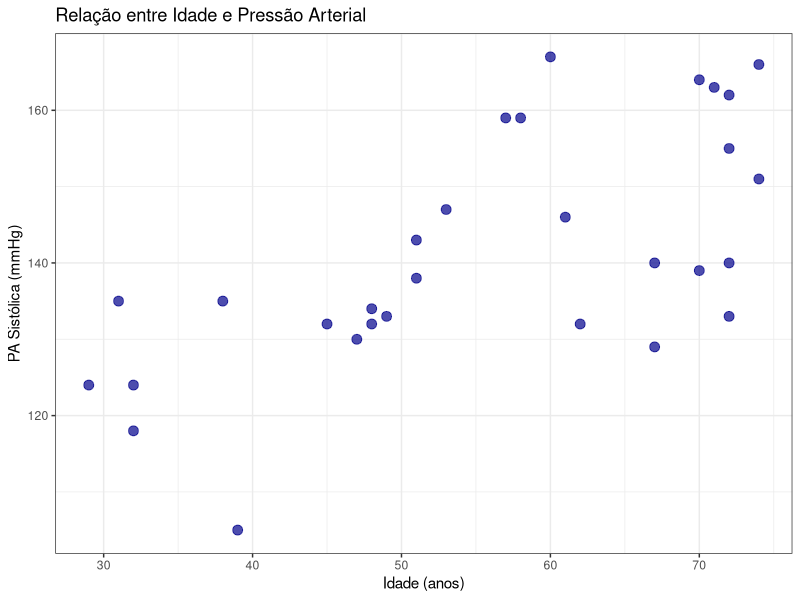
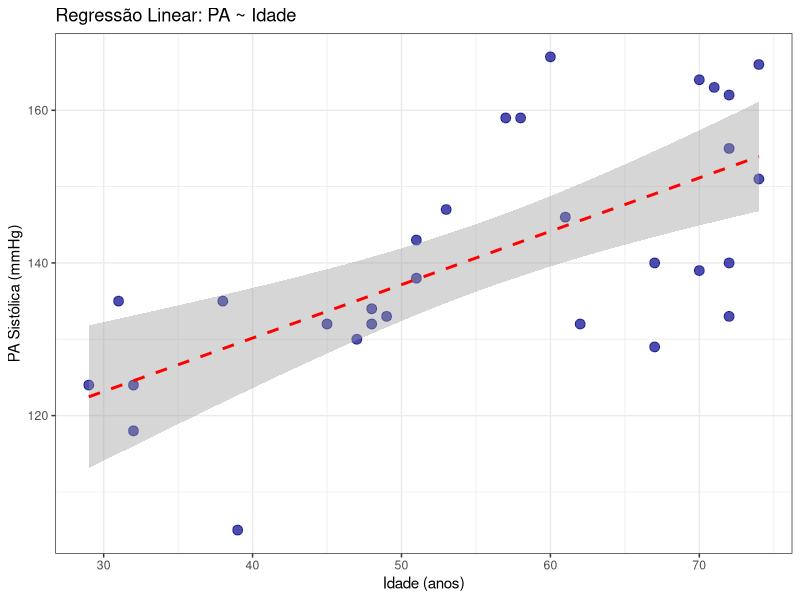
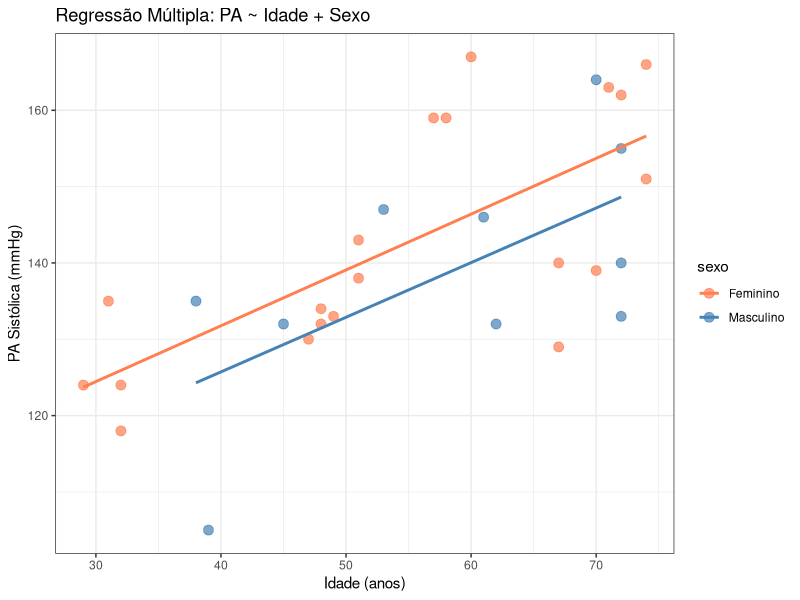
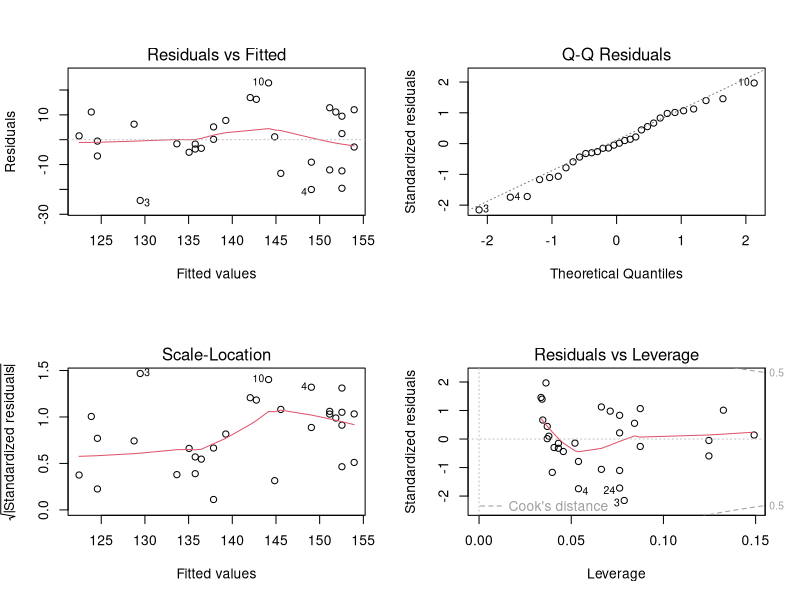

Recreate these plots in R, in order.
# =============================================================================
# MÓDULO 3 - AULA 2: Modelos de Regressão
# Atividades Complementares
# Curso: Introdução à Análise de Dados para Pesquisa no SUS
# =============================================================================
#
# ATENÇÃO: Este módulo é mais avançado que os anteriores!
# Execute o código linha por linha e leia os comentários com atenção.
# Em caso de dúvidas, consulte o gabarito. 
#
# =============================================================================


# -----------------------------------------------------------------------------
# CONFIGURAÇÃO INICIAL
# -----------------------------------------------------------------------------

# Se necessário, defina o diretório de trabalho:
# setwd("C:/caminho/para/pasta/do/curso")  # Windows
# setwd("/home/usuario/pasta/do/curso")    # Linux/Mac

# Verificar o diretório atual
getwd()


# -----------------------------------------------------------------------------
# PACOTES NECESSÁRIOS
# -----------------------------------------------------------------------------

# Se ainda não instalou, remova o # e execute:
# install.packages("tidyverse")
# install.packages("broom")

# Carregar os pacotes
library(tidyverse)
library(broom)       # Para extrair resultados de modelos em formato "arrumado"


# =============================================================================
# ATIVIDADE 1: Correlação Linear
# =============================================================================
#
# O QUE É CORRELAÇÃO?
# -------------------
# A correlação mede a FORÇA e a DIREÇÃO da relação LINEAR entre duas
# variáveis numéricas.
#
# O coeficiente de correlação de Pearson (r) varia de -1 a +1:
#
#   r = +1  → Correlação positiva PERFEITA (quando X sobe, Y sobe)
#   r = -1  → Correlação negativa PERFEITA (quando X sobe, Y desce)
#   r = 0   → SEM correlação linear
#
# CLASSIFICAÇÃO DA FORÇA:
#   |r| < 0.3     → Correlação FRACA
#   0.3 ≤ |r| < 0.7 → Correlação MODERADA
#   |r| ≥ 0.7    → Correlação FORTE
#
# CUIDADO IMPORTANTE:
# Correlação NÃO significa causalidade!
# Exemplo: O consumo de sorvete está correlacionado com afogamentos.
# Isso não significa que sorvete causa afogamentos! (Ambos aumentam no verão)
#
# =============================================================================


# -----------------------------------------------------------------------------
# DADOS: Pressão Arterial e Idade
# -----------------------------------------------------------------------------

# Fixar semente para reprodutibilidade
# Seus resultados serão iguais aos do gabarito 
# Obs: Na aula 1 do módulo 3 você encontrará mais detalhes da função set.seed())
set.seed(42)

# Número de pessoas na amostra
n <- 30

# Criar dados simulados de PA e idade
pasis <- tibble(
  idade = round(runif(n, min = 25, max = 75)),   # Idades entre 25 e 75 anos
  pa = round(100 + 0.8 * idade + rnorm(n, 0, 10)), # PA relacionada com idade
  sexo = if_else(runif(n) >= 0.5, "Feminino", "Masculino")  # Sexo aleatório
)

# O que fizemos:
# - runif(n, min, max): gera n números aleatórios entre min e max
# - round(): arredonda para número inteiro
# - rnorm(n, 0, 10): adiciona "ruído" (variação aleatória) com média 0 e DP 10
# - A PA foi criada como: 100 + 0.8*idade + ruído
#   (ou seja, há uma relação real entre idade e PA nos nossos dados simulados)


# Visualizar os dados:
print(pasis)

# Veja que temos 30 pessoas com idade, PA e sexo


# -----------------------------------------------------------------------------
# CÁLCULO DA CORRELAÇÃO
# -----------------------------------------------------------------------------

# cor.test() calcula a correlação E testa se ela é significativa

cor.test(pasis$pa, pasis$idade)

# COMO LER O RESULTADO:
#
# t = estatística t do teste
# df = graus de liberdade
# p-value = probabilidade de observar essa correlação se não houvesse relação
#           Se p < 0.05 → correlação significativa
#
# cor = coeficiente de correlação (r)
#       Este é o número mais importante!
#       Veja se é positivo/negativo e quão forte é (veja classificação acima)
#
# 95 percent confidence interval = IC para o coeficiente de correlação


# Também podemos calcular só o coeficiente (sem o teste):
cor(pasis$pa, pasis$idade)


# -----------------------------------------------------------------------------
# VISUALIZAÇÃO: Gráfico de Dispersão
# -----------------------------------------------------------------------------

# O gráfico de dispersão mostra a relação entre duas variáveis numéricas:
# - Cada ponto é uma pessoa
# - Eixo X = idade
# - Eixo Y = PA

ggplot(pasis, aes(x = idade, y = pa)) +          # Definir dados e eixos
  geom_point(size = 3, color = "darkblue", alpha = 0.7) +  # Adicionar pontos
  labs(title = "Relação entre Idade e Pressão Arterial",   # Título
       x = "Idade (anos)",                                  # Rótulo eixo X
       y = "PA Sistólica (mmHg)") +                        # Rótulo eixo Y
  theme_bw()                                               # Tema visual

# OBSERVE:
# → Os pontos formam uma "nuvem" que sobe da esquerda para a direita?
# → Isso indica correlação POSITIVA (maior idade → maior PA)
# → Quanto mais "apertada" a nuvem, mais forte a correlação


# =============================================================================
# ATIVIDADE 2: Regressão Linear Simples
# =============================================================================
#
# O QUE É REGRESSÃO LINEAR?
# -------------------------
# A regressão linear MODELA a relação entre variáveis através de uma RETA.
#
# Fórmula: Y = β0 + β1*X + ε
#
# Onde:
#   Y  = variável DEPENDENTE (o que queremos prever/explicar) - ex: PA
#   X  = variável INDEPENDENTE (o que usamos para prever) - ex: idade
#   β0 = INTERCEPTO (valor de Y quando X = 0)
#   β1 = INCLINAÇÃO (quanto Y muda para cada unidade de X)
#   ε  = erro (variação não explicada pelo modelo)
#
# DIFERENÇA ENTRE CORRELAÇÃO E REGRESSÃO:
# - Correlação: mede a FORÇA da relação
# - Regressão: QUANTIFICA a relação (quanto Y muda quando X aumenta 1 unidade)
#
# =============================================================================


# -----------------------------------------------------------------------------
# AJUSTAR O MODELO
# -----------------------------------------------------------------------------

# lm() = linear model (modelo linear)
# Fórmula: variável_dependente ~ variável_independente
# Lê-se: "pa EM FUNÇÃO DE idade" ou "pa EXPLICADA POR idade"

modelo_simples <- lm(pa ~ idade, data = pasis)

# O modelo foi ajustado e guardado no objeto 'modelo_simples'


# -----------------------------------------------------------------------------
# VER OS COEFICIENTES
# -----------------------------------------------------------------------------

# Ver apenas os coeficientes (β0 e β1):
modelo_simples

# COMO LER:
# (Intercept) = β0 = valor de PA quando idade = 0
#               (não faz sentido prático - ninguém tem 0 anos!)
# idade = β1 = para cada ANO a mais de idade, a PA aumenta β1 mmHg


# -----------------------------------------------------------------------------
# RESUMO COMPLETO DO MODELO
# -----------------------------------------------------------------------------

summary(modelo_simples)

# COMO LER O RESULTADO:
#
# Coefficients:
#              Estimate = valor estimado do coeficiente
#              Std. Error = erro padrão (incerteza do coeficiente)
#              t value = estatística t
#              Pr(>|t|) = p-valor
#                         Se p < 0.05 → coeficiente significativo
#                         Asteriscos indicam significância (*** muito significativo)
#
# Multiple R-squared = R² = proporção da variação de Y explicada por X
#                      R² = 0.50 significa que X explica 50% da variação de Y
#                      Quanto mais próximo de 1, melhor o modelo
#
# F-statistic e p-value = teste se o modelo como um todo é significativo


# Ver só o R²:
summary(modelo_simples)$r.squared


# -----------------------------------------------------------------------------
# INTERPRETAÇÃO PRÁTICA
# -----------------------------------------------------------------------------

# Exemplo de como interpretar:
# Se β1 (coeficiente da idade) = 0.8
# Interpretação: "Para cada ano a mais de idade, a PA aumenta em média 0.8 mmHg"
#
# Se R² = 0.56
# Interpretação: "A idade explica 56% da variação na PA"


# -----------------------------------------------------------------------------
# VISUALIZAÇÃO: Reta de Regressão
# -----------------------------------------------------------------------------

ggplot(pasis, aes(x = idade, y = pa)) + 
  geom_point(size = 3, color = "darkblue", alpha = 0.7) +    # Pontos
  geom_smooth(method = "lm", se = TRUE, color = "red", linetype = "dashed") +  # Reta
  labs(title = "Regressão Linear: PA ~ Idade",
       x = "Idade (anos)", 
       y = "PA Sistólica (mmHg)") +
  theme_bw()

# O que significa cada elemento:
# - geom_smooth(method = "lm"): adiciona a reta de regressão
# - se = TRUE: mostra a faixa de incerteza (intervalo de confiança)
# - A reta vermelha é: PA = β0 + β1*idade

# OBSERVE:
# → A reta passa pelo "meio" da nuvem de pontos
# → A faixa cinza mostra a incerteza da estimativa


# =============================================================================
# ATIVIDADE 3: Regressão Linear Múltipla
# =============================================================================
#
# O QUE É REGRESSÃO MÚLTIPLA?
# ---------------------------
# É quando usamos MAIS DE UMA variável independente para explicar Y.
#
# Fórmula: Y = β0 + β1*X1 + β2*X2 + ... + ε
#
# POR QUE USAR?
# -------------
# Permite "controlar" ou "ajustar" o efeito de uma variável pelas outras.
#
# Exemplo: Queremos saber o efeito da idade na PA, MAS sabemos que o sexo
# também afeta a PA. A regressão múltipla nos dá o efeito da idade
# "ajustado por" ou "controlado por" sexo.
#
# =============================================================================


# -----------------------------------------------------------------------------
# MODELO COM DUAS VARIÁVEIS: idade + sexo
# -----------------------------------------------------------------------------

# O sinal + adiciona outra variável ao modelo
modelo_multiplo <- lm(pa ~ idade + sexo, data = pasis)

# Ver o resumo:
summary(modelo_multiplo)

# COMO LER:
#
# (Intercept) = PA estimada para idade=0 e sexo=Feminino (categoria de referência)
#
# idade = efeito da idade AJUSTADO por sexo
#         "Para cada ano a mais, PA aumenta β1 mmHg, mantendo sexo constante"
#
# sexoMasculino = diferença entre homens e mulheres AJUSTADA por idade
#                 "Homens têm PA β2 mmHg maior/menor que mulheres, na mesma idade"
#
# Note: O R mostra "sexoMasculino" porque "Feminino" é a categoria de referência


# -----------------------------------------------------------------------------
# VISUALIZAÇÃO: Retas por Sexo
# -----------------------------------------------------------------------------

ggplot(pasis, aes(x = idade, y = pa, color = sexo)) +
  geom_point(size = 3, alpha = 0.7) +                        # Pontos coloridos por sexo
  geom_smooth(method = "lm", se = FALSE, linewidth = 1) +    # Uma reta para cada sexo
  labs(title = "Regressão Múltipla: PA ~ Idade + Sexo",
       x = "Idade (anos)",
       y = "PA Sistólica (mmHg)") +
  theme_bw() +
  scale_color_manual(values = c("Feminino" = "coral", "Masculino" = "steelblue"))

# OBSERVE:
# → Temos DUAS retas paralelas (uma para cada sexo)
# → A distância vertical entre elas é o coeficiente do sexo
# → As retas são PARALELAS porque assumimos que o efeito da idade
#   é o MESMO para homens e mulheres


# -----------------------------------------------------------------------------
# MODELO COM INTERAÇÃO
# -----------------------------------------------------------------------------

# E se o efeito da idade for DIFERENTE para homens e mulheres?
# Usamos o operador * para incluir a INTERAÇÃO

modelo_interacao <- lm(pa ~ idade * sexo, data = pasis)
summary(modelo_interacao)

# O termo "idade:sexoMasculino" é a INTERAÇÃO
# Se for significativo → o efeito da idade difere entre os sexos
# (as retas não seriam mais paralelas)


# =============================================================================
# ATIVIDADE 4: Regressão Logística
# =============================================================================
#
# QUANDO USAR?
# ------------
# Quando a variável dependente (Y) é BINÁRIA (sim/não, 0/1).
#
# Exemplos:
# - Hipertenso ou não?
# - Óbito ou não?
# - Doente ou saudável?
#
# A regressão linear NÃO serve para Y binária porque:
# - Pode prever valores fora de 0 e 1
# - Não respeita a natureza da variável
#
# MEDIDA DE EFEITO: OR (Odds Ratio / Razão de Chances)
# ----------------------------------------------------
#   OR = 1  → Sem associação
#   OR > 1  → Fator de RISCO (aumenta a chance do evento)
#   OR < 1  → Fator de PROTEÇÃO (diminui a chance do evento)
#
# Exemplo: OR = 2.5 para tabagismo
# Interpretação: "Fumantes têm 2.5 vezes mais chance de ter a doença"
#
# =============================================================================


# -----------------------------------------------------------------------------
# DADOS: Hipertensão
# -----------------------------------------------------------------------------

set.seed(123)
n_pac <- 100   # 100 pacientes

# Criar dados simulados:
dados_hiper <- tibble(
  idade = round(runif(n_pac, 30, 70)),                              # Idade: 30-70 anos
  imc = round(rnorm(n_pac, 26, 4), 1),                              # IMC: média 26, DP 4
  sexo = sample(c("Feminino", "Masculino"), n_pac, replace = TRUE)  # Sexo aleatório
) %>%
  mutate(
    # Calcular probabilidade de hipertensão baseada nas variáveis:
    prob_hiper = plogis(-8 + 0.05 * idade + 0.15 * imc + 
                         0.3 * (sexo == "Masculino")),
    # Gerar o desfecho (0 ou 1) com essa probabilidade:
    hipertensao = rbinom(n_pac, 1, prob_hiper)
  )

# O que fizemos:
# - plogis() converte valores em probabilidades (entre 0 e 1)
# - rbinom() gera 0 ou 1 com base na probabilidade
# - Criamos dados onde idade, IMC e sexo afetam a chance de hipertensão


# Ver os primeiros dados:
head(dados_hiper)

# Quantos hipertensos e não-hipertensos?
table(dados_hiper$hipertensao)

# 0 = não hipertenso
# 1 = hipertenso


# -----------------------------------------------------------------------------
# AJUSTAR MODELO LOGÍSTICO
# -----------------------------------------------------------------------------

# glm() = generalized linear model (modelo linear generalizado)
# family = binomial indica que Y é binária (0/1)

modelo_logistico <- glm(hipertensao ~ idade + imc + sexo, 
                         data = dados_hiper,
                         family = binomial(link = "logit"))

# Ver o resumo:
summary(modelo_logistico)

# ATENÇÃO: Os coeficientes estão na escala de LOG-ODDS
# Para interpretar, precisamos calcular o OR (exponencial do coeficiente)


# -----------------------------------------------------------------------------
# CALCULAR OR COM INTERVALO DE CONFIANÇA
# -----------------------------------------------------------------------------

# A função tidy() do pacote broom facilita a extração dos resultados
# exponentiate = TRUE transforma os coeficientes em OR

tidy(modelo_logistico, conf.int = TRUE, exponentiate = TRUE)

# COMO LER:
#
# term = variável
# estimate = OR (Odds Ratio)
# conf.low e conf.high = IC 95% para o OR
# p.value = p-valor
#
# INTERPRETAÇÃO DOS ORs:
#
# idade: OR ≈ 1.05
# → Para cada ano a mais de idade, a chance de hipertensão aumenta ~5%
# → (OR - 1) * 100 = porcentagem de aumento
#
# imc: OR ≈ 1.15
# → Para cada unidade a mais de IMC, a chance aumenta ~15%
#
# sexoMasculino: OR ≈ 1.35
# → Homens têm ~35% mais chance de hipertensão que mulheres
#
# Se OR < 1: seria fator de proteção
# Exemplo: OR = 0.5 significa 50% MENOS chance


# -----------------------------------------------------------------------------
# PREDIÇÃO PARA UM NOVO PACIENTE
# -----------------------------------------------------------------------------

# Qual a probabilidade de hipertensão para um homem de 60 anos com IMC 28?

novo_paciente <- tibble(idade = 60, imc = 28, sexo = "Masculino")

# predict() com type = "response" retorna a PROBABILIDADE
predict(modelo_logistico, newdata = novo_paciente, type = "response")

# Resultado: probabilidade entre 0 e 1
# Exemplo: 0.45 significa 45% de chance de ser hipertenso


# =============================================================================
# ATIVIDADE 5: Diagnóstico do Modelo
# =============================================================================
#
# PRESSUPOSTOS DA REGRESSÃO LINEAR
# ---------------------------------
# Para que o modelo seja válido, alguns pressupostos devem ser atendidos:
#
# 1. LINEARIDADE: A relação entre X e Y deve ser linear
# 2. NORMALIDADE: Os resíduos (erros) devem seguir distribuição normal
# 3. HOMOCEDASTICIDADE: A variância dos resíduos deve ser constante
# 4. INDEPENDÊNCIA: As observações devem ser independentes
#
# Podemos verificar esses pressupostos com GRÁFICOS DE DIAGNÓSTICO
#
# =============================================================================


# -----------------------------------------------------------------------------
# GRÁFICOS DE DIAGNÓSTICO
# -----------------------------------------------------------------------------

# Dividir a tela em 4 partes (2x2)
par(mfrow = c(2, 2))

# Gerar os 4 gráficos de diagnóstico
plot(modelo_simples)


# COMO INTERPRETAR CADA GRÁFICO:
#
# 1. Residuals vs Fitted (Resíduos vs Valores Ajustados)
#    → Verifica LINEARIDADE e HOMOCEDASTICIDADE
#    → BOM: pontos dispersos aleatoriamente, sem padrão
#    → RUIM: pontos formam curva ou funil
#
# 2. Normal Q-Q (Quantil-Quantil)
#    → Verifica NORMALIDADE dos resíduos
#    → BOM: pontos seguem a linha diagonal
#    → RUIM: pontos se afastam muito da diagonal
#
# 3. Scale-Location
#    → Verifica HOMOCEDASTICIDADE
#    → BOM: linha aproximadamente horizontal, pontos dispersos
#    → RUIM: linha inclinada ou pontos em forma de funil
#
# 4. Residuals vs Leverage
#    → Identifica pontos INFLUENTES (que afetam muito o modelo)
#    → Pontos fora das linhas pontilhadas (distância de Cook) são preocupantes


# =============================================================================
# RESUMO: QUAL MODELO DE REGRESSÃO USAR?
# =============================================================================
#
# ┌─────────────────────────────────────────────────────────────────────────┐
# │ TIPO DE Y (variável dependente)              │ MODELO                   │
# ├─────────────────────────────────────────────────────────────────────────┤
# │ Y CONTÍNUA (peso, PA, glicemia, altura...)   │ lm() - Regressão Linear  │
# │                                              │ Medida: Coeficiente β    │
# ├─────────────────────────────────────────────────────────────────────────┤
# │ Y BINÁRIA (sim/não, 0/1, doente/saudável)    │ glm(family = binomial)   │
# │                                              │ Regressão Logística      │
# │                                              │ Medida: OR (Odds Ratio)  │
# ├─────────────────────────────────────────────────────────────────────────┤
# │ Y TEMPO ATÉ EVENTO (tempo até óbito, etc.)   │ coxph() - Modelo de Cox  │
# │                                              │ (ver próxima aula)       │
# │                                              │ Medida: HR (Hazard Ratio)│
# └─────────────────────────────────────────────────────────────────────────┘
#
# =============================================================================
